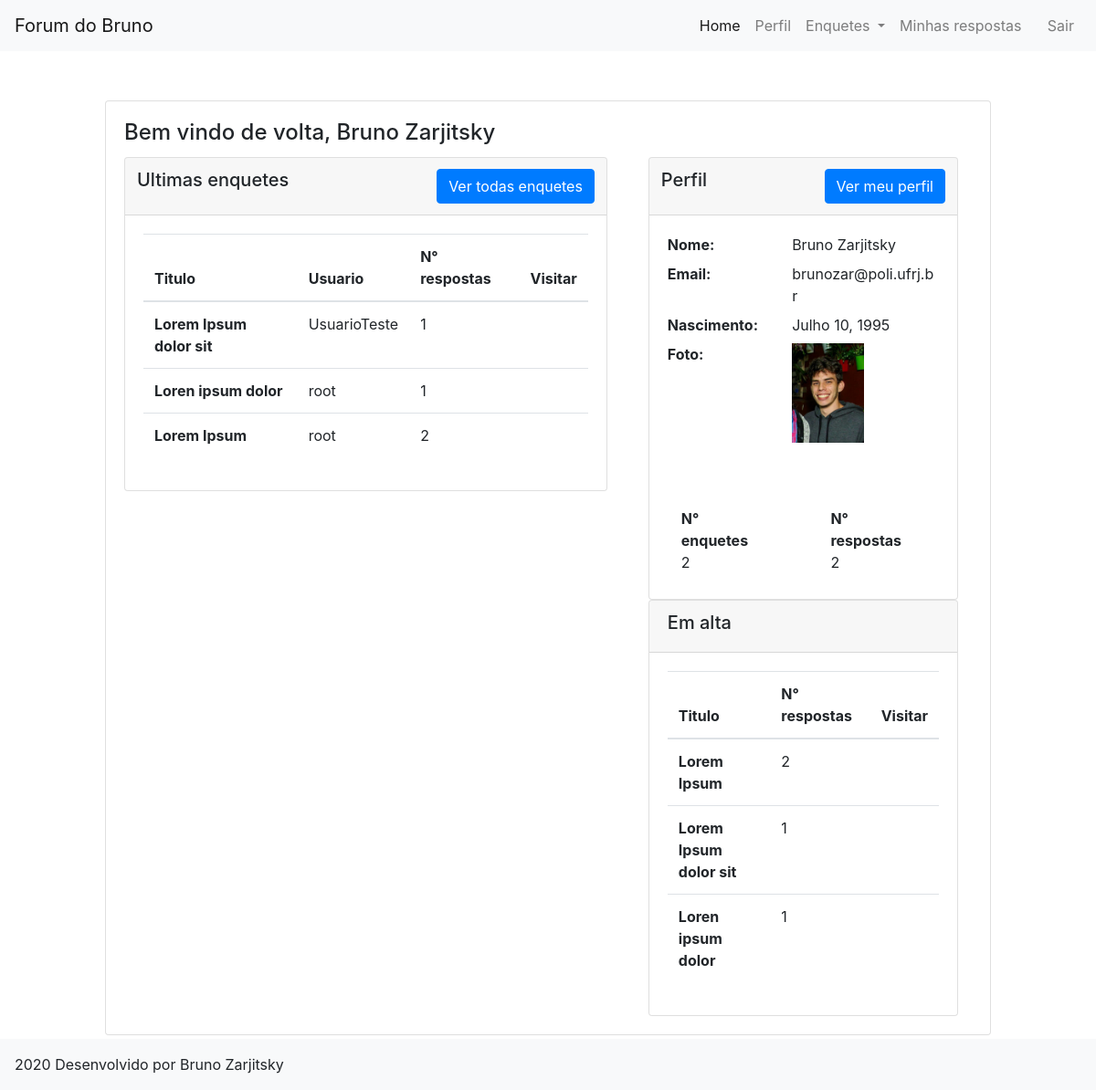
The app's page / (signed in) with its own data.
### siteForum/models.py (models this page shows, shortened)
class perfil(models.Model):
    usuario = models.ForeignKey(User, on_delete=models.CASCADE, default="", blank=True, null=True)
    nomeCompleto = models.CharField(max_length=100, blank=True, null=True)
    email = models.EmailField(blank=True, null=True)
    foto = models.FileField(blank=True, null=True)
    nascimento = models.DateField(blank=True, null=True)
    mostrarNome = models.BooleanField()
    mostrarEmail = models.BooleanField()
    mostrarFoto = models.BooleanField()
    mostrarNascimento = models.BooleanField()

class enquete(models.Model):
    titulo = models.CharField(max_length=200)
    descricao = models.TextField(default="")
    tipo = models.ManyToManyField(tipo, blank=True)
    dono = models.ForeignKey(User, on_delete=models.CASCADE, default="", blank=True, null=True)
    class Meta:
        verbose_name = "Enquete"
        verbose_name_plural = "Enquetes"

### siteForum/views.py (the view)
# urls.py: path("", views.Index, name = "Index"),
def Index(request):
    enquetes = enquete.objects.all()
    enquetesLista = []
    if len(enquetes) != 0:
        emAlta = [{"enquete": enquetes[0], "qtdRespostas": 0}, {"enquete": enquetes[0], "qtdRespostas": 0}, {"enquete": enquetes[0], "qtdRespostas": 0}]
        emAltaPlacehold = [0, 0, 0]
        for i in enquetes:
            qtdRespostas = len(resposta.objects.filter(pergunta=i))
            if qtdRespostas >= emAltaPlacehold[0]:
                emAltaPlacehold[0] = qtdRespostas
                emAlta[2] = emAlta[1]
                emAlta[1] = emAlta[0]
                emAltaPlacehold[1] = emAlta[1]["qtdRespostas"]
                emAltaPlacehold[2] = emAlta[2]["qtdRespostas"]
                emAlta[0] = {"enquete": i, "qtdRespostas": qtdRespostas}
            elif qtdRespostas >= emAltaPlacehold[1]:
                emAltaPlacehold[1] = qtdRespostas
                emAlta[2] = emAlta[1]
                emAltaPlacehold[2] = emAlta[2]["qtdRespostas"]
                emAlta[1] = {"enquete": i, "qtdRespostas": qtdRespostas}
            elif qtdRespostas >= emAltaPlacehold[2]:
                emAltaPlacehold[2] = qtdRespostas
                emAlta[2] = {"enquete": i, "qtdRespostas": qtdRespostas}
            enquetesLista.append({"enquete": i, "qtdRespostas": qtdRespostas})
        ultimas = enquetesLista[0:20][::-1]
        meuPerfil = False
        if str(request.user) != "AnonymousUser" and perfil.objects.filter(usuario = request.user).last()!= None:
            meuPer = perfil.objects.filter(usuario = request.user).last()
            meuPerfil = {"usuario": meuPer.usuario, "nomeCompleto": meuPer.nomeCompleto, "email": meuPer.email, "foto": meuPer.foto,
                        "nascimento": meuPer.nascimento, "mostrarNome": meuPer.mostrarNome, "mostrarEmail": meuPer.mostrarEmail,
                        "mostrarFoto": meuPer.mostrarFoto, "mostrarNascimento": meuPer.mostrarNascimento,
                        "qtdEnquetes": len(enquete.objects.filter(dono = request.user)),
                        "qtdRespostas": len(resposta.objects.filter(dono = request.user)),}
    else:
        ultimas = {}
        emAlta = {}
        meuPerfil = {}
    return render(request, "index.html", {"background": "background"+str(randint(1,3))+".jpg", "ultimas": ultimas,
                                            "emAlta": emAlta, "meuPerfil": meuPerfil})

### templates/index.html (shortened to what this page needs)
{% extends 'base_page.html' %}
{% load static %}
{% block content %}
<div class = "row justify-content-center">
    <div class = "col-md-1"></div>
    <div class = "col-md-10">
        <div class = "card">
            <div class="card-body">
                <h4 class = "card-title">Bem vindo{%if user.is_authenticated %}
                                                 de volta, {% if meuPerfil.nomeCompleto %}
                                                                {{ meuPerfil.nomeCompleto }}
                                                            {% else %}
                                                                {{ user }}
                                                            {% endif %}
                                            {% else %}
                                            , visitante, que tal se inscrever no nosso site?
                                            {% endif %}</h4>
                <div class = "row">
                    <div class = "col-md-7">
                        <div class = "card">
                            <div class = "card-header">
                                <div class = "row pl-2 pr-2">
                                    <h5>Ultimas enquetes</h5>
                                    <div class = "ml-auto">
                                        <a href = "{% url 'Enquetes' %}" type="button" class="btn btn-primary">Ver todas enquetes</a>
                                    </div>
                                </div>
                            </div>
                            <div class = "card-body">
                                <table class="table table-hover">
                                    <thead>
                                        <tr>
                                            <th scope="col">Titulo</th>
                                            <th scope="col">Usuario</th>
                                            <th scope="col">N° respostas</th>
                                            <th scope="col">Visitar</th>
                                        </tr>
                                    </thead>
                                    <tbody>
                                        {% for autos in ultimas %}
                                        <tr>
                                            <th scope="row">{{autos.enquete.titulo}}</th>
                                            <td>{{autos.enquete.dono}}</td>
                                            <td>{{autos.qtdRespostas}}</td>
                                            <td><a href = "{% url 'EnqueteDetalhe' id=autos.enquete.id %}"><i class="fas fa-directions"></i></a></td>
                                        </tr>
                                        {% endfor %}
                                    </tbody>
                                </table>
                            </div>
                        </div>
                    </div>
                    <div class = "col-md-5">
                        {% if user.is_authenticated %}
                            {% if meuPerfil.nomeCompleto or meuPerfil.email or meuPerfil.nascimento or meuPerfil.foto %}
                                <div class = "col-md-12">
                                    <div class = "card">
                                        <div class = "card-header">
                                            <div class = "row pl-2 pr-2">
                                                <h5>Perfil</h5>
                                                <div class = "ml-auto">
                                                    <a href = "{% url 'perfil' %}" type="button" class="btn btn-primary">Ver meu perfil</a>
                                                </div>
                                            </div>
                                        </div>
                                        <div class = "card-body">
                                            <dl class = "row">
                                                {% if meuPerfil.nomeCompleto %}
                                                    <dt class = "col-sm-5">Nome: </dt>
                                                    <dd class = "col-sm-7">{{meuPerfil.nomeCompleto}}</dd>
                                                {% endif %}
                                                {% if meuPerfil.email %}
                                                    <dt class = "col-sm-5">Email: </dt>
                                                    <dd class = "col-sm-7">{{meuPerfil.email}}</dd>
                                                {% endif %}
                                                {% if meuPerfil.nascimento %}
                                                    <dt class = "col-sm-5">Nascimento: </dt>
                                                    <dd class = "col-sm-7">{{meuPerfil.nascimento}}</dd>
                                                {% endif %}
                                                {% if meuPerfil.foto %}
                                                    <dt class = "col-sm-5">Foto: </dt>
                                                    <dd class = "col-sm-7"><img src="{{meuPerfil.foto.url}}" alt="" style="max-width: 70%; max-height: 70%;"></dd>
                                                {% endif %}
                                            </dl>
                                            <div class = "row">
                                                <div class = "col-md-6">
                                                    <dt class = "col-sm-11">N° enquetes </dt>
                                                    <dd class = "col-sm-1">{{meuPerfil.qtdEnquetes}}</dd>
                                                </div>
                                                <div class = "col-md-6">
                                                    <dt class = "col-sm-11">N° respostas</dt>
                                                    <dd class = "col-sm-1">{{meuPerfil.qtdRespostas}}</dd>
                                                </div>
                                            </div>
                                        </div>
                                    </div>
                                </div>
                            {% endif %}
                        {% endif %}
                        <div class = "col-md-12">
                            <div class = "card">
                                <div class = "card-header">
                                    <h5>Em alta</h5>
                                </div>
                                <div class = "card-body">
                                    <table class="table table-hover">
                                        <thead>
                                            <tr>
                                                <th scope="col">Titulo</th>
                                                <th scope="col">N° respostas</th>
                                                <th scope="col">Visitar</th>
                                            </tr>
                                        </thead>
                                        <tbody>
                                            {% for autos in emAlta %}
                                                <tr>
                                                    <th scope="row">{{autos.enquete.titulo}}</th>
                                                    <td>{{autos.qtdRespostas}}</td>
                                                    <td><a href = "{% url 'EnqueteDetalhe' id=autos.enquete.id %}"><i class="fas fa-directions"></i></a></td>
                                                </tr>
                                            {% endfor %}
                                        </tbody>
                                    </table>
                                </div>
                            </div>
                        </div>
                    </div>
                </div>
            </div>
        </div>
    </div>
    <div class = "col-md-1"></div>
</div>
{% endblock %}

### records on screen
perfil: nomeCompleto "Bruno Zarjitsky", email "brunozar@poli.ufrj.br", nascimento "Julho 10, 1995"
enquete: enquete.titulo "Lorem Ipsum dolor sit", enquete.dono "UsuarioTeste", qtdRespostas "1"
enquete: enquete.titulo "Loren ipsum dolor", enquete.dono "root", qtdRespostas "1"
enquete: enquete.titulo "Lorem Ipsum", enquete.dono "root", qtdRespostas "2"

### other values on screen
{{ meuPerfil.qtdEnquetes }} "2"
{{ meuPerfil.qtdRespostas }} "2"
